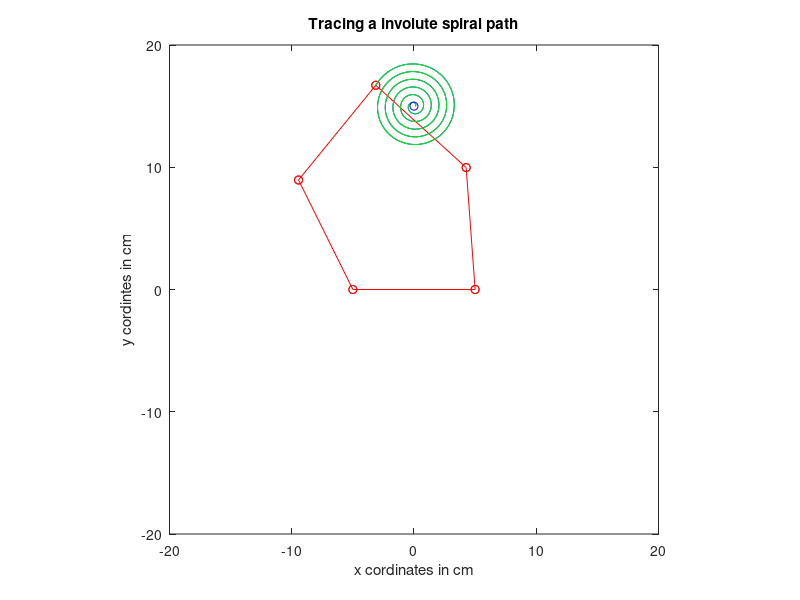

Here is the MATLAB script that generated this plot:
%clearing
clc
clear
%parameter values for inverse kinematics
l = 10; d=10;
rc  = 1; %+1 if C is on the right side of A2A1 and -1 if on the left side of it
%equation for forward kinematics
% x = 0.5*(-d + l*cosd(theta1) + l*cosd(theta2)) + (rc/2)*(sqrt(l^2 -a^2)/a)*(l*sind(theta1) - l*sind(theta2));
% y = 0.5*(l*sind(theta1) + l*sind(theta2)) + (rc/2)*(sqrt(l^2-a^2)/a)*(d - l*cosd(theta1) + l*cos(theta2));

%equation for inverse kinematics
%defining the branch index
del1 = -1; %(+1 if A1 is on the right side and -1 if it is on the left side)
del2 = 1; %(+1 if A2 is on the right side and -1 if it is on the left side)
xc = 0;
yc = 15;
r=5;

count =1;
ang = 0:0.1:2*pi;
x = xc + r*cos(ang);
y = yc + r*sin(ang);
plot(x,y,'b-');
hold on




Dsx = zeros(64,1);
Dsy = zeros(64,1);
%spiral paramter
aspiral = 0.1;

%plotting the values
    figure(1)

for t=0:0.1:(11*pi + pi/3)
    
    x =xc+ aspiral*(cos(t)+t*sin(t)); %angle in radians
    y =yc+ aspiral*(sin(t) - t*cos(t)); %angle in radians
    %here we know values of x , y , l ,d,del1 ,del2
    %we need to calculate o2 and o1
    o2 = 0.5*(sqrt((x-d/2)^2+y^2));
    o1 = 0.5*(sqrt((x+d/2)^2+y^2));
    theta1 = atan2d((y - del1*(sqrt(l^2-o1^2)/o1)*(d/2 + x)),(x+d/2 + del1*y*(sqrt(l^2-o1^2)/o1)));
    theta2 = atan2d((y + del2*(sqrt(l^2-o2^2)/o2)*(d/2 - x)),(x-d/2 + del2*y*(sqrt(l^2-o2^2)/o2)));
    
    %calculating theta3 and theta4 based on theta1 and theta2
    C1 = cosd(theta1);
    C2 = cosd(theta2);
    S1 = sind(theta1);
    S2 = sind(theta2);
    a =l*C1 - d - l*C2;
    b = l*S1 - l*S2;
    A = (l^2) - (a^2 + b^2 + l^2);
    C = 2*l*sqrt(a^2 + b^2);
    beta1 = atan2d(a,b);
    
    theta3 = atan2d(A,C) - beta1;
    S3 = sind(theta3);
    C3 = cosd(theta3);
    theta4 = atan2d((b + l*S3 ),(a + l*C3 ));
    S4 = sind(theta4);
    C4 = cosd(theta4);    
    %so now we have theta3 and theta4
    %lets calculate x and y cordinate of every point
    Ax = -d/2 ; Ay =0;
    Bx = l*cosd(theta1)-(d/2);By = l*sind(theta1);
    Cx =l*(cosd(theta1)+cosd(theta3)) - (d/2);Cy= l*(sind(theta1)+sind(theta3));
    Dx = l*cosd(theta2) + d/2;
    Dy = l*sind(theta2);
    Ex = d/2;
    Ey = 0;  
    
    
    Dsx(count,1) = x;
    Dsy(count,1) = y;
    
    clf
      
    plot(Dsx,Dsy,'b-');hold on;
    plot([Ax Bx],[Ay By],'ro-'); hold on;
    plot([Bx x],[By y],'ro-'); hold on;
    plot([x Dx],[y Dy],'ro-'); hold on;
    plot([Dx Ex],[Dy Ey],'ro-'); hold on;
    plot([Ex Ax],[Ey Ay],'ro-'); hold on;
    count =count +1;
    % axis(gca,'equal');
    xlim([-20 20]);
    ylim([-20 20]);
    daspect([1 1 1]);
    
    
    pause(0.1)
    
    
end
count

tt = 0:0.1:(11*pi +pi/3);
xx =aspiral.*(cos(tt)+tt.*sin(tt))+ xc;
yy = aspiral.*(sin(tt) - tt.*cos(tt)) +yc;
title('Tracing a involute spiral path');
xlabel('x cordinates in cm');
ylabel('y cordintes in cm');
plot(xx, yy, '-g');hold on;
plot(xc,yc,'bo-');hold on;
hold off



